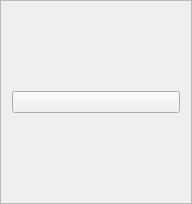
<?xml version="1.0" encoding="UTF-8"?>
<ui version="4.0">
 <class>Frame_1</class>
 <widget class="QFrame" name="Frame_1">
  <property name="geometry">
   <rect>
    <x>0</x>
    <y>0</y>
    <width>192</width>
    <height>204</height>
   </rect>
  </property>
  <property name="minimumSize">
   <size>
    <width>192</width>
    <height>204</height>
   </size>
  </property>
  <property name="maximumSize">
   <size>
    <width>192</width>
    <height>204</height>
   </size>
  </property>
  <property name="mouseTracking">
   <bool>true</bool>
  </property>
  <property name="focusPolicy">
   <enum>Qt::NoFocus</enum>
  </property>
  <property name="windowTitle">
   <string>UnoFPGA</string>
  </property>
  <property name="autoFillBackground">
   <bool>false</bool>
  </property>
  <property name="frameShape">
   <enum>QFrame::StyledPanel</enum>
  </property>
  <property name="frameShadow">
   <enum>QFrame::Raised</enum>
  </property>
  <layout class="QHBoxLayout" name="horizontalLayout">
   <item>
    <widget class="QPushButton" name="unit1A">
     <property name="contextMenuPolicy">
      <enum>Qt::CustomContextMenu</enum>
     </property>
     <property name="text">
      <string/>
     </property>
     <property name="icon">
      <iconset>
       <normaloff>../build-pcd_project1-Desktop_Qt_5_8_0_GCC_64bit-Debug/unita.jpg</normaloff>../build-pcd_project1-Desktop_Qt_5_8_0_GCC_64bit-Debug/unita.jpg</iconset>
     </property>
     <property name="iconSize">
      <size>
       <width>200</width>
       <height>200</height>
      </size>
     </property>
     <property name="checkable">
      <bool>false</bool>
     </property>
    </widget>
   </item>
  </layout>
 </widget>
 <resources/>
 <connections/>
</ui>
